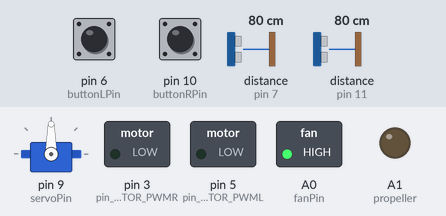
Simulated run of this sketch. Board: Arduino Uno, built with avr-gcc and run on an emulated ATmega328P. On the bench: servo, switched loads named in the sketch (green lamp = pin HIGH), output pins drawn as LEDs (lit = HIGH). Inputs (shaded band) come from the test bench; at power-on: pin 6 (buttonLPin) HIGH, distance to the obstacle (sensors on pin 7, pin 11) 80 cm, pin 10 (buttonRPin) HIGH. The echo pulse lasts 58.3 µs per cm; pins used as bus, display or sensor lines are not drawn; what the sketch prints to the serial monitor is not drawn.

Above: at 0.8 s.
0.9 s: pin 6 (buttonLPin) pulled LOW for 0.15 s
At 2.4 s:
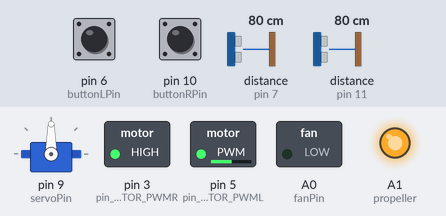
2.7 s: distance to the obstacle (sensor on pin 7) set to 2 cm
At 3.1 s:
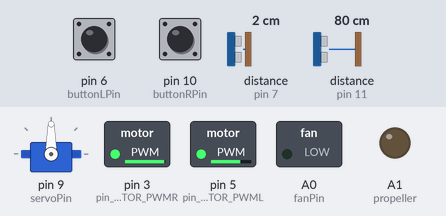
4.2 s: distance to the obstacle (sensor on pin 11) set to 33 cm
5.7 s: distance to the obstacle (sensor on pin 11) set to 27 cm
At 5.87 s:
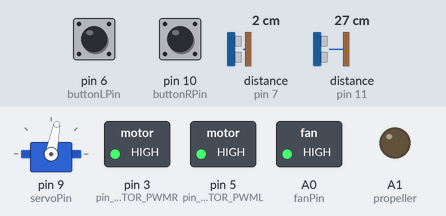
8.7 s: distance to the obstacle (sensor on pin 7) set to 35 cm
At 9.0 s:
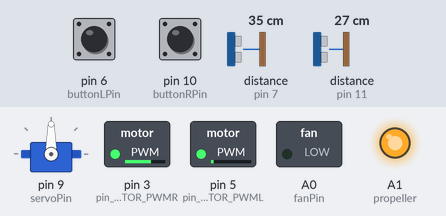
10.2 s: distance to the obstacle (sensor on pin 7) set to 32 cm
At 11.2 s:
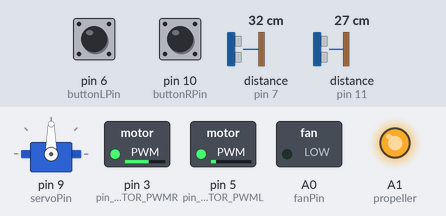
11.7 s: distance to the obstacle (sensor on pin 7) set to 26 cm
At 12.18 s:
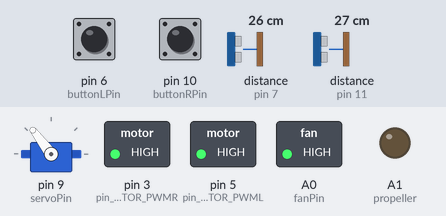
Timing chart, 0 to 41.6 s (numbered marks = the images above; inputs shaded):
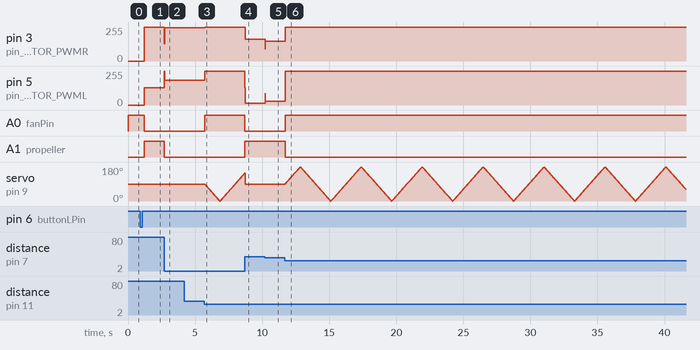

The sketch:

fire_fighting_roboboat.ino
```cpp
//#include <Arduino.h>
#include <Servo.h>

// pins
#define echoKiri 7
#define trigKiri 8
#define echoKanan 11
#define trigKanan 12
#define rudderPin 12
#define servoPin      9
#define fanPin        A0
#define rudderNormal 80
#define rudderMin 30
#define rudderMax 135
#define propeller A1
#define pin_MOTOR_PWML 5
#define pin_MOTOR_PWMR 3
#define pin_MOTOR_DIRL1 A3
#define pin_MOTOR_DIRL2 A4
#define pin_MOTOR_DIRR1 A5
#define pin_MOTOR_DIRR2 A1
#define buttonLPin  6
#define buttonRPin  10

//#define kecepatan 11
//#define motorMaju 9
//#define motorMundur 12

// variable
int kp = 5;
int ki = 2;
int kd = 20;
int ts = 10;
int setPoint = 20;
int fanpos = 110;
int speed = 90;
int lastError;
int followMode;
int servoFanState, fanState=0;

Servo fan, rudder;

void setup() {

  //digitalWrite(motorMaju, HIGH);
  //digitalWrite(motorMundur, LOW);
  //analogWrite(kecepatan, 240);
  pinMode(propeller, OUTPUT);
  pinMode(fanPin, OUTPUT);
  pinMode(buttonLPin, INPUT_PULLUP);
  pinMode(buttonRPin, INPUT_PULLUP);
  digitalWrite(propeller, LOW);
  digitalWrite(fanPin, HIGH);
  Serial.begin(9600);

  fan.attach(servoPin);

  servoFanState = 90;
  fan.write(servoFanState);

  while (1) {
    if (!digitalRead(buttonLPin)) {
      delay(300);
      followMode = 0;
      break;
    }
    if (!digitalRead(buttonRPin)) {
      delay(300);
      followMode = 1;
      break;
    }
  }
}

void loop() {

  //  setMotor(-120,-120);
  if (followMode == 0) {
    follow_wall_kiri();
  }
  else {
    follow_wall_kanan();
  }
  //  int jarakKiri   = get_data(trigKiri, echoKiri);
  //  int jarakKanan  = get_data(trigKanan, echoKanan);
  //  //int besarSudut  = pid(jarakKanan, 200, kp, ki, kd, ts, setPoint);
  //  Serial.print(jarakKiri);
  //  Serial.print("  ");
  //  Serial.println(jarakKanan);

  //  besarSudut = rudderNormal + besarSudut;
  //
  //  if(besarSudut < rudderMin){
  //    besarSudut = rudderMin;
  //  }
  //  else if(besarSudut > rudderMax){
  //    besarSudut = rudderMax;
  //  }
  //
  //  if(jarakKiri<55 && jarakKanan<30){
  //    digitalWrite(fanPin, LOW);
  //    digitalWrite(propeller, LOW);
  //    rudder.write(rudderMax);
  //    for(fanpos = 85; fanpos <= 165; fanpos += 1){
  //      fan.write(fanpos);
  //      delay(30);
  //    }
  //    for(fanpos = 165; fanpos >= 85; fanpos -= 1){
  //      fan.write(fanpos);
  //      delay(30);
  //    }
  //  }
  //  else{
  //    digitalWrite(fanPin, HIGH);
  //    digitalWrite(propeller, HIGH);
  //  }
  //
  //  digitalWrite(propeller, HIGH);
  //  rudder.write(besarSudut);
  //  //fan.write(fanpos);
  //  Serial.println("Kiri: "+String(jarakKiri)+" Kanan: "+String(jarakKanan)+" Sudut: "+String(besarSudut)+"degree");
}
```

PID.ino
```cpp
void follow_wall_kiri() {

  int jarakKanan   = get_data(trigKanan, echoKanan);
  int jarakKiri   = get_data(trigKiri, echoKiri);
  int error = jarakKiri - setPoint;

  int rateError = error - lastError;
  lastError = error;
  int moveVal = (int) (error * kp) + (rateError * kd);
  int moveLeft = speed - moveVal;
  int moveRight = speed + moveVal;
  int minSpeed = -125;
  int maxSpeed = 255;
  moveLeft = constrain(moveLeft, minSpeed, maxSpeed);
  moveRight = constrain(moveRight, minSpeed, maxSpeed);

  Serial.print(moveLeft);
  Serial.print("     ");
  Serial.println(moveRight);

  if (jarakKanan < 30 && jarakKiri < 30) {
    digitalWrite(fanPin, HIGH);
    setMotor(0, 0);
    if (fanState == 0) {
      servoFanState--;
      if (servoFanState < 0) fanState = 1;
    }
    else {
      servoFanState++;
      if (servoFanState > 180) fanState = 0;
    }
  }
  else {
    digitalWrite(fanPin, LOW);
    setMotor(moveLeft, moveRight);
    servoFanState = 90;
  }
  fan.write(servoFanState);
}


void follow_wall_kanan() {

  int jarakKanan   = get_data(trigKanan, echoKanan);
  int jarakKiri   = get_data(trigKiri, echoKiri);
  int error = jarakKanan - setPoint;

  int rateError = error - lastError;
  lastError = error;
  int moveVal = (int) (error * kp) + (rateError * kd);
  int moveRight = speed - moveVal;
  int moveLeft = speed + moveVal;
  int minSpeed = -255;
  int maxSpeed = 255;
  moveLeft = constrain(moveLeft, minSpeed, maxSpeed);
  moveRight = constrain(moveRight, minSpeed, maxSpeed);

  Serial.print(moveLeft);
  Serial.print("     ");
  Serial.println(moveRight);

  if (jarakKanan < 30 && jarakKiri < 30) {
    digitalWrite(fanPin, HIGH);
    setMotor(0, 0);
    if (fanState == 0) {
      servoFanState--;
      if (servoFanState < 0) fanState = 1;
    }
    else {
      servoFanState++;
      if (servoFanState > 180) fanState = 0;
    }
  }
  else {
    digitalWrite(fanPin, LOW);
    setMotor(moveLeft, moveRight);
    servoFanState = 90;
  }
  fan.write(servoFanState);
}


void setMotor(int L, int R) {
  if (L > 0) {
    digitalWrite(pin_MOTOR_DIRL1, 0);
    digitalWrite(pin_MOTOR_DIRL2, 1);
  } else {
    digitalWrite(pin_MOTOR_DIRL1, 1);
    digitalWrite(pin_MOTOR_DIRL2, 0);
    L = 255 + L;
  }
  analogWrite(pin_MOTOR_PWML, L);
  if (R > 0) {
    digitalWrite(pin_MOTOR_DIRR1, 0);
    digitalWrite(pin_MOTOR_DIRR2, 1);
  } else {
    digitalWrite(pin_MOTOR_DIRR1, 1);
    digitalWrite(pin_MOTOR_DIRR2, 0);
    R = 255 + R;
  }
  analogWrite(pin_MOTOR_PWMR, R);
}
```

read_ultrasonic.ino
```cpp
int get_data(int trigPin, int echoPin) {
  long duration, distance;
  pinMode(trigPin, OUTPUT);
  pinMode(echoPin, INPUT);
  digitalWrite(trigPin, LOW);
  delayMicroseconds(2);
  digitalWrite(trigPin, HIGH);
  delayMicroseconds(10);
  digitalWrite(trigPin, LOW);

  duration = pulseIn(echoPin, HIGH);
  distance = (duration / 2) / 29.1;
  delayMicroseconds(200);
  return distance;
}
```

Measured:
- the behaviour switches between 30 and 29 cm on distance to the obstacle (sensor on pin 11) (found by bisection; images 2 and 3)
- the behaviour switches between 30 and 29 cm on distance to the obstacle (sensor on pin 7) (found by bisection; images 5 and 6)
- after the input at 0.9 s, pin 3 (pin_MOTOR_PWMR): 0/255 → 255/255 after 0.31 s; pin 5 (pin_MOTOR_PWML): 0/255 → 130/255 after 0.31 s; A0 (fanPin): HIGH → LOW after 0.31 s; A1 (propeller): LOW → HIGH after 0.31 s
- after the input at 2.7 s, pin 3 (pin_MOTOR_PWMR): 255/255 → 250/255 at once; pin 5 (pin_MOTOR_PWML): 130/255 → 185/255 at once; A1 (propeller): HIGH → LOW at once
- after the input at 5.7 s, pin 3 (pin_MOTOR_PWMR): 250/255 → 255/255 at once; pin 5 (pin_MOTOR_PWML): 185/255 → 255/255 at once; A0 (fanPin): LOW → HIGH at once
- after the input at 8.7 s, pin 3 (pin_MOTOR_PWMR): 255/255 → 165/255 at once; pin 5 (pin_MOTOR_PWML): 255/255 → 15/255 at once; A0 (fanPin): HIGH → LOW at once; A1 (propeller): LOW → HIGH at once
- after the input at 10.2 s, pin 3 (pin_MOTOR_PWMR): 165/255 → 150/255 at once; pin 5 (pin_MOTOR_PWML): 15/255 → 30/255 at once
